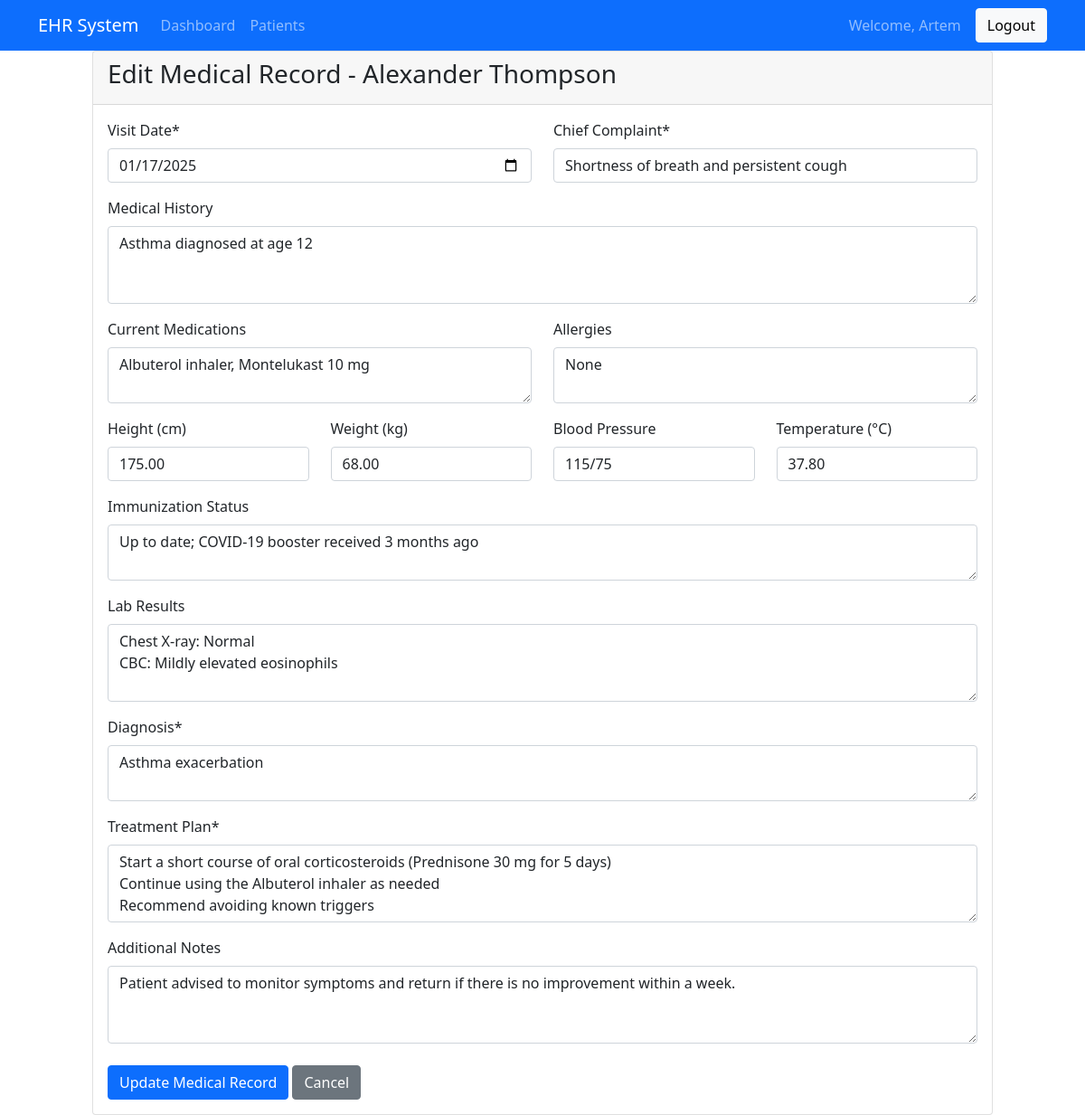
The page /patients/edit_medical_record.php?id=11 (signed in) on the database its author committed.
### tables this page shows
CREATE TABLE `medical_records` (
  `id` int(11) NOT NULL,
  `patient_id` int(11) NOT NULL,
  `visit_date` date NOT NULL,
  `chief_complaint` text DEFAULT NULL,
  `medical_history` text DEFAULT NULL,
  `current_medications` text DEFAULT NULL,
  `allergies` text DEFAULT NULL,
  `height` decimal(5,2) DEFAULT NULL,
  `weight` decimal(5,2) DEFAULT NULL,
  `blood_pressure` varchar(20) DEFAULT NULL,
  `temperature` decimal(4,2) DEFAULT NULL,
  `immunization_status` text DEFAULT NULL,
  `lab_results` text DEFAULT NULL,
  `diagnosis` text DEFAULT NULL,
  `treatment_plan` text DEFAULT NULL,
  `notes` text DEFAULT NULL,
  `created_at` timestamp NOT NULL DEFAULT current_timestamp()
);

CREATE TABLE `patients` (
  `id` int(11) NOT NULL,
  `doctor_id` int(11) DEFAULT NULL,
  `first_name` varchar(50) NOT NULL,
  `last_name` varchar(50) NOT NULL,
  `date_of_birth` date NOT NULL,
  `gender` enum('M','F','Other') NOT NULL,
  `created_at` timestamp NOT NULL DEFAULT current_timestamp()
);

### patients/edit_medical_record.php (the view, shortened to what this page needs)
<?php
require_once('../config/database.php');
$record_id = isset($_GET['id']) ? (int)$_GET['id'] : 0;
$stmt = $pdo->prepare("
    SELECT mr.*, p.first_name, p.last_name
    FROM medical_records mr
    JOIN patients p ON mr.patient_id = p.id
    WHERE mr.id = ? AND p.doctor_id = ?
");
$stmt->execute([$record_id, $_SESSION['doctor_id']]);
$record = $stmt->fetch();
require_once('../includes/header.php');
?>
<div class="row justify-content-center">
    <div class="col-md-10">
        <div class="card">
            <div class="card-header">
                <h3>Edit Medical Record - <?php echo htmlspecialchars($record['first_name'] . ' ' . $record['last_name']); ?></h3>
            </div>
            <div class="card-body">
                <form method="POST" class="needs-validation" novalidate>
                    <div class="row mb-3">
                        <div class="col-md-6">
                            <label for="visit_date" class="form-label">Visit Date*</label>
                            <input type="date" class="form-control" id="visit_date" name="visit_date"
                                   value="<?php echo htmlspecialchars($record['visit_date']); ?>" required>
                        </div>
                        <div class="col-md-6">
                            <label for="chief_complaint" class="form-label">Chief Complaint*</label>
                            <input type="text" class="form-control" id="chief_complaint" name="chief_complaint"
                                   value="<?php echo htmlspecialchars($record['chief_complaint']); ?>" required>
                        </div>
                    </div>
                    <div class="mb-3">
                        <label for="medical_history" class="form-label">Medical History</label>
                        <textarea class="form-control" id="medical_history" name="medical_history" rows="3"><?php echo htmlspecialchars($record['medical_history']); ?></textarea>
                    </div>
                    <div class="row mb-3">
                        <div class="col-md-6">
                            <label for="current_medications" class="form-label">Current Medications</label>
                            <textarea class="form-control" id="current_medications" name="current_medications" rows="2"><?php echo htmlspecialchars($record['current_medications']); ?></textarea>
                        </div>
                        <div class="col-md-6">
                            <label for="allergies" class="form-label">Allergies</label>
                            <textarea class="form-control" id="allergies" name="allergies" rows="2"><?php echo htmlspecialchars($record['allergies']); ?></textarea>
                        </div>
                    </div>
                    <div class="row mb-3">
                        <div class="col-md-3">
                            <label for="height" class="form-label">Height (cm)</label>
                            <input type="number" step="0.01" class="form-control" id="height" name="height"
                                   value="<?php echo htmlspecialchars($record['height']); ?>">
                        </div>
                        <div class="col-md-3">
                            <label for="weight" class="form-label">Weight (kg)</label>
                            <input type="number" step="0.01" class="form-control" id="weight" name="weight"
                                   value="<?php echo htmlspecialchars($record['weight']); ?>">
                        </div>
                        <div class="col-md-3">
                            <label for="blood_pressure" class="form-label">Blood Pressure</label>
                            <input type="text" class="form-control" id="blood_pressure" name="blood_pressure"
                                   value="<?php echo htmlspecialchars($record['blood_pressure']); ?>" placeholder="120/80">
                        </div>
                        <div class="col-md-3">
                            <label for="temperature" class="form-label">Temperature (°C)</label>
                            <input type="number" step="0.1" class="form-control" id="temperature" name="temperature"
                                   value="<?php echo htmlspecialchars($record['temperature']); ?>">
                        </div>
                    </div>
                    <div class="mb-3">
                        <label for="immunization_status" class="form-label">Immunization Status</label>
                        <textarea class="form-control" id="immunization_status" name="immunization_status" rows="2"><?php echo htmlspecialchars($record['immunization_status']); ?></textarea>
                    </div>
                    <div class="mb-3">
                        <label for="lab_results" class="form-label">Lab Results</label>
                        <textarea class="form-control" id="lab_results" name="lab_results" rows="3"><?php echo htmlspecialchars($record['lab_results']); ?></textarea>
                    </div>
                    <div class="mb-3">
                        <label for="diagnosis" class="form-label">Diagnosis*</label>
                        <textarea class="form-control" id="diagnosis" name="diagnosis" rows="2" required><?php echo htmlspecialchars($record['diagnosis']); ?></textarea>
                    </div>
                    <div class="mb-3">
                        <label for="treatment_plan" class="form-label">Treatment Plan*</label>
                        <textarea class="form-control" id="treatment_plan" name="treatment_plan" rows="3" required><?php echo htmlspecialchars($record['treatment_plan']); ?></textarea>
                    </div>
                    <div class="mb-3">
                        <label for="notes" class="form-label">Additional Notes</label>
                        <textarea class="form-control" id="notes" name="notes" rows="3"><?php echo htmlspecialchars($record['notes']); ?></textarea>
                    </div>
                    <div class="mt-4">
                        <button type="submit" class="btn btn-primary">Update Medical Record</button>
                        <a href="view.php?id=<?php echo $record['patient_id']; ?>" class="btn btn-secondary">Cancel</a>
                    </div>
                </form>
            </div>
        </div>
    </div>
</div>
<?php require_once('../includes/footer.php'); ?>

### rows shown on the page
medical_records: patient.last_name "Alexander Thompson", visit_date "01/17/2025", chief_complaint "Shortness of breath and persistent cough", medical_history "Asthma diagnosed at age 12", current_medications "Albuterol inhaler, Montelukast 10 mg", allergies "None", height "175.00", weight "68.00", blood_pressure "115/75", temperature "37.80", immunization_status "Up to date; COVID-19 booster received 3 months ago", lab_results "Chest X-ray: Normal CBC: Mildly elevated eosinophils", diagnosis "Asthma exacerbation", treatment_plan "Start a short course of oral corticosteroids (Prednisone 30 mg for 5 days) Continue using the Albuterol inhaler as needed Recommend avoiding known triggers", notes "Patient advised to monitor symptoms and return if there is no improvement within a week."

### other values the page prints
$_SESSION['username'] "Artem"
